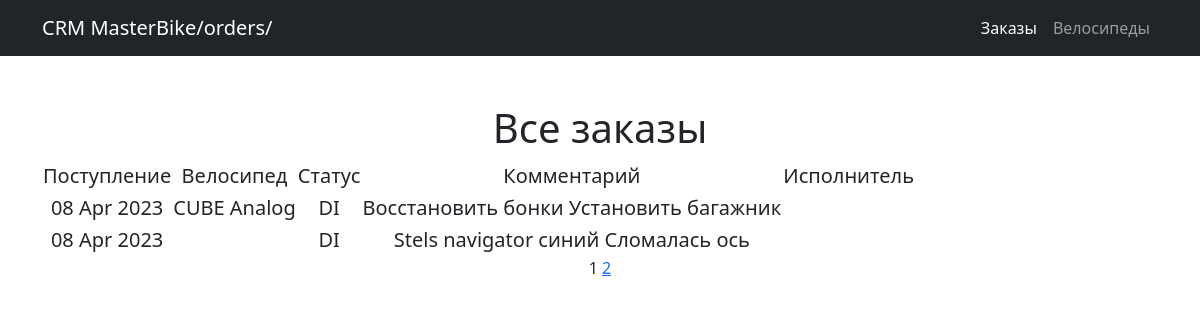
Screenshot of /orders/ with the database file from the repository.
### Orders/models.py (models this page shows, shortened)
class Order(models.Model):  # Заказ
    time_in = models.DateTimeField(auto_now_add=True)
    time_out = models.DateTimeField(null=True)  # пустая если еще не готов
    total_price = models.FloatField(default=0.0, verbose_name='Итоговая цена')
    diagnostics = 'DI'
    queue = 'QU'
    processed = 'PR'
    completed = 'CO'
    STATUS = [
        (diagnostics, 'Диагностика'),
        (queue, 'В очереди'),
        (processed, 'В работе'),
        (completed, 'Завершено'),
    ]
    status = models.CharField(max_length=2,  # Добавить метод - если статус завершен
                              choices=STATUS,
                              default=diagnostics)
    executor = models.ForeignKey(Staff, on_delete=models.CASCADE, verbose_name='Испольнитель', null=True, blank=True)  # Исполнитель
    bike = models.ForeignKey(Bike, on_delete=models.CASCADE, null=True, blank=True)
    comment = models.TextField(null=True, blank=True)
    services = models.ManyToManyField(Services, through='Operations', verbose_name='Услуги')

class Bike(models.Model):
    user = models.ForeignKey(User, on_delete=models.CASCADE)
    model = models.CharField(max_length=255)
    color = models.ForeignKey(Color, on_delete=models.CASCADE)
    frame_namber = models.CharField(max_length=255, null=True, blank=True)

### Orders/views.py (the view)
# urls.py: path('orders/', OrdersList.as_view(), name='order_list'),
class OrdersList(ListView):
    model = Order
    ordering = '-time_in'
    template_name = 'orders.html'
    context_object_name = 'orders'
    paginate_by = 2

### templates/orders.html (shortened to what this page needs)
{% extends 'flatpages/default.html' %}
{% block content %}
<h1>Все заказы</h1>
<table class="lead">
    <tr>
        <td>Поступление</td>
        <td>Велосипед</td>
        <td>Статус</td>
        <td>Комментарий</td>
        <td>Исполнитель</td>
    </tr>
{% for order in orders %}
    <tr>
        <td>{{ order.time_in|date:'d M Y'  }}</td>
        <td>{{ order.bike.model }}</td>
        <td>{{ order.status }}</td>
        <td>{{ order.comment }}</td>
        <td>{{ order.executor.user.username }}</td>
    </tr>
{% endfor %}
</table>
    {{ page_obj.number }}
    {% if page_obj.has_next %}
        <a href="?page={{ page_obj.next_page_number }}">{{ page_obj.next_page_number }}</a>
    {% endif %}
{% endblock content %}

### rows the page displays
Order: time_in "08 Apr 2023", bike.model "CUBE Analog", status "DI", comment "Восстановить бонки Установить багажник"
Order: time_in "08 Apr 2023", status "DI", comment "Stels navigator синий Сломалась ось"

### other values shown
{{ request.path }} "/orders/"
{{ page_obj.number }} "1"
{{ page_obj.next_page_number }} "2"
